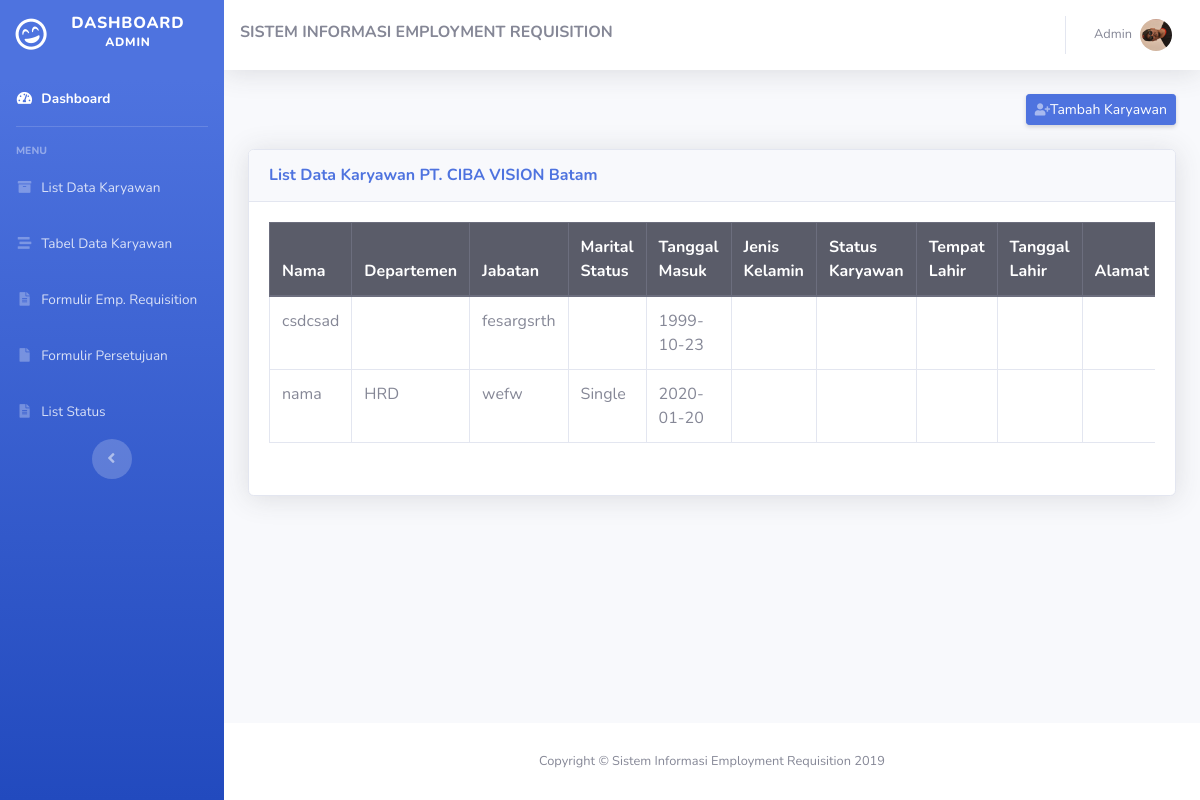
Before: /admin/list-karyawan.php (signed in) with the older database file.
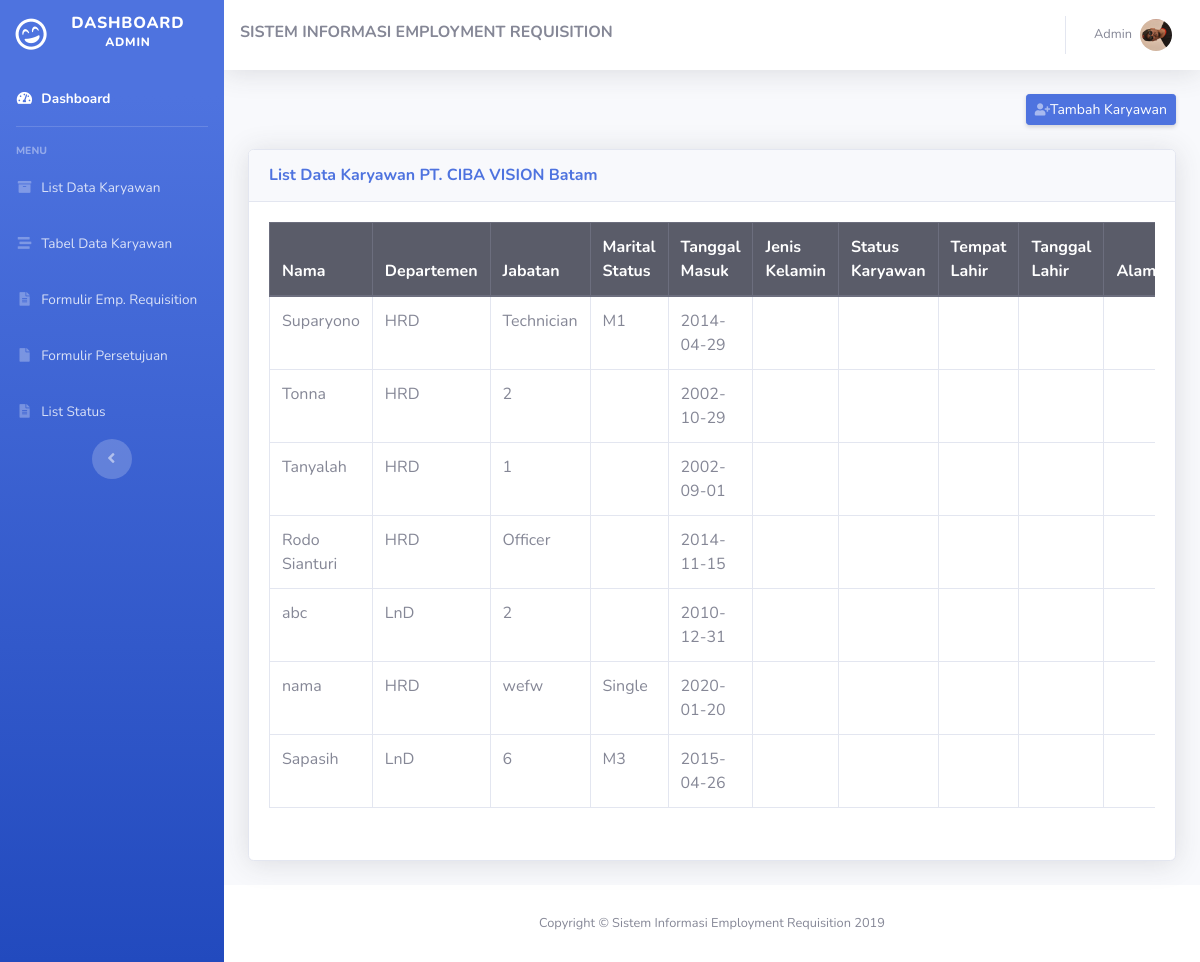
After: the same page with the newer database file.
### tables this page shows
CREATE TABLE `karyawan` (
  `id_karyawan` int(11) NOT NULL,
  `id_dept` int(11) DEFAULT NULL,
  `username` varchar(50) DEFAULT NULL,
  `password` varchar(50) DEFAULT NULL,
  `nama` varchar(50) DEFAULT NULL,
  `jabatan` varchar(50) DEFAULT NULL,
  `marital_status` int(10) DEFAULT NULL,
  `tanggal_masuk` date DEFAULT NULL,
  `jenis_kelamin` varchar(20) DEFAULT NULL,
  `status_karyawan` varchar(50) DEFAULT NULL,
  `tempat_lahir` varchar(50) DEFAULT NULL,
  `tanggal_lahir` date DEFAULT NULL,
  `alamat` text,
  `email` varchar(50) DEFAULT NULL,
  `no_telepon` varchar(20) DEFAULT NULL,
  `foto` varchar(200) DEFAULT NULL,
  `hak_akses` enum('admin','pic','manager') DEFAULT NULL
);

CREATE TABLE `departemen` (
  `id_dept` int(11) NOT NULL,
  `nama_dept` varchar(50) NOT NULL,
  `cost_center` varchar(50) NOT NULL
);

CREATE TABLE `marital_status` (
  `id_marital` int(11) NOT NULL,
  `nama` varchar(100) NOT NULL
);

### admin/list-karyawan.php (the view, shortened to what this page needs)
<?php
include "../config/conn.php";
$stm = $pdo_conn->prepare("SELECT `id_karyawan`, `username`, karyawan.`nama`, `jabatan`, `tanggal_masuk`, `jenis_kelamin`, `status_karyawan`, `tempat_lahir`, `tanggal_lahir`, `alamat`, `email`, `no_telepon`, departemen.nama_dept , marital_status.nama as name_marital_status
                           FROM `karyawan`
                           LEFT JOIN departemen ON karyawan.id_dept = departemen.id_dept
						               LEFT JOIN marital_status ON karyawan.marital_status = marital_status.id_marital");
$stm->execute();
$rows = $stm->fetchAll(PDO::FETCH_ASSOC);
?>
<!DOCTYPE html>
<html lang="en">
<head>
  <link href="../assets/vendor/fontawesome-free/css/all.min.css" rel="stylesheet" type="text/css">
  <link href="../assets/css/sb-admin-2.min.css" rel="stylesheet">
</head>
<body id="page-top">
  <div id="wrapper">
      <?php
        include "../components/sidebar.php";
      ?>
  <div id="content-wrapper" class="d-flex flex-column">
  <div id="content">
      <?php
        include "../components/navbar.php";
      ?>
  <div class="container-fluid">
  <div class="d-sm-flex align-items-center justify-content-between mb-4">
    <a href="tambah-karyawan.php" class="d-none d-sm-inline-block btn btn-sm btn-primary shadow-sm"><i class="fas fa-user-plus fa-sm text-white-50"></i>Tambah Karyawan</a>
  </div>
  <div class="card shadow mb-4">
      <div class="card-header py-3">
        <h6 class="m-0 font-weight-bold text-primary">List Data Karyawan PT. CIBA VISION Batam</h6>
      </div>
    <div class="card-body">
          <div class=" table table-hover table-responsive">
            <table class= "table table-bordered" id="dataTable" width="100%" cellspacing="0">
            <thead class="thead-dark">
              <tr role="row">
                <th class="sorting_asc" tabindex="0" aria-controls="dataTable" rowspan="1" colspan="1" aria-sort="ascending" aria-label="Nama: activate to sort column descending" style="width: 157px;">Nama</th>
                <th class="sorting_asc" tabindex="0" aria-controls="dataTable" rowspan="1" colspan="1" aria-sort="ascending" aria-label="Departemen: activate to sort column descending" style="width: 157px;">Departemen</th>
                <th class="sorting_asc" tabindex="0" aria-controls="dataTable" rowspan="1" colspan="1" aria-sort="ascending" aria-label="Jabatan: activate to sort column descending" style="width: 157px;">Jabatan</th>
                <th class="sorting_asc" tabindex="0" aria-controls="dataTable" rowspan="1" colspan="1" aria-sort="ascending" aria-label="Marital Status: activate to sort column descending" style="width: 157px;">Marital Status</th>
                <th class="sorting_asc" tabindex="0" aria-controls="dataTable" rowspan="1" colspan="1" aria-sort="ascending" aria-label="Tanggal Masuk: activate to sort column descending" style="width: 157px;">Tanggal Masuk</th>
                <th class="sorting_asc" tabindex="0" aria-controls="dataTable" rowspan="1" colspan="1" aria-sort="ascending" aria-label="Jenis Kelamin: activate to sort column descending" style="width: 157px;">Jenis Kelamin</th>
                <th class="sorting_asc" tabindex="0" aria-controls="dataTable" rowspan="1" colspan="1" aria-sort="ascending" aria-label="Status Karyawan: activate to sort column descending" style="width: 157px;">Status Karyawan</th>
                <th class="sorting_asc" tabindex="0" aria-controls="dataTable" rowspan="1" colspan="1" aria-sort="ascending" aria-label="Tempat Lahir: activate to sort column descending" style="width: 157px;">Tempat Lahir</th>
                <th class="sorting_asc" tabindex="0" aria-controls="dataTable" rowspan="1" colspan="1" aria-sort="ascending" aria-label="Tanggal Lahir: activate to sort column descending" style="width: 157px;">Tanggal Lahir</th>
                <th class="sorting_asc" tabindex="0" aria-controls="dataTable" rowspan="1" colspan="1" aria-sort="ascending" aria-label="Alamat: activate to sort column descending" style="width: 157px;">Alamat</th>
              </tr>
              </thead>
                <tbody>
                    <?php
                      foreach ($rows as $row) {
                        echo ('
                  <tr>
                    <td>' . $row['nama'] . '</td>
                    <td>' . $row["nama_dept"] . '</td>
                    <td>' . $row["jabatan"] . '</td>
                    <td>' . $row["name_marital_status"] . '</td>
                    <td>' . $row["tanggal_masuk"] . '</td>
                    <td>' . $row["jenis_kelamin"] . '</td>
                    <td>' . $row["status_karyawan"] . '</td>
                    <td>' . $row["tempat_lahir"] . '</td>
                    <td>' . $row["tanggal_lahir"] . '</td>
                    <td>' . $row["alamat"] . '</td>
                    <td> <a href="./detail-karyawan.php?id='.$row["id_karyawan"] .'">EDIT</a></td>
                    <td> <a href="../actions/delete-karyawan-action.php?id_karyawan='.$row["id_karyawan"] .'">HAPUS</a></td>
                  </tr> '); }
                    ?>
                </tbody>
            </table>
          </div>
      </div>
    </div>
    </div>
    </div>
        <footer class="sticky-footer bg-white">
          <div class="container my-auto">
            <div class="copyright text-center my-auto">
              <span>Copyright &copy; Sistem Informasi Employment Requisition 2019</span>
            </div>
          </div>
        </footer>
      </div>
    </div>
</body>
</html>

### components/sidebar.php
<ul class="navbar-nav bg-gradient-primary sidebar sidebar-dark accordion" id="accordionSidebar">
  <a class="sidebar-brand d-flex align-items-center justify-content-center" href="./">
    <div class="sidebar-brand-icon rotate-n-15">
      <i class="far fa-grin-beam"></i>
    </div>
    <div class="sidebar-brand-text mx-3">Dashboard <sup>Admin</sup></div>
  </a>
  <li class="nav-item active">
    <a class="nav-link" href="./">
      <i class="fas fa-fw fa-tachometer-alt"></i>
      <span>Dashboard</span>
    </a>
  </li>
  <hr class="sidebar-divider">
  <div class="sidebar-heading" a class="nav-link collapsed">Menu</div>
  <li class="nav-item">
    <a class="nav-link collapsed" href="./list-karyawan.php">
      <i class="fas fa-fw fa-archive"></i>
      <span> List Data Karyawan </span>
    </a>
  </li>
  <li class="nav-item">
    <a class="nav-link collapsed" href="#">
      <i class="fas fa-fw fa-stream"></i>
      <span> Tabel Data Karyawan </span>
    </a>
  </li>
  <li class="nav-item">
    <a class="nav-link collapsed" href="./formER.php">
      <i class="fas fa-fw fa-file-alt"></i>
      <span> Formulir Emp. Requisition </span>
    </a>
  </li>
  <li class="nav-item">
    <a class="nav-link collapsed" href="#">
      <i class="fas fa-fw fa-file"></i>
      <span> Formulir Persetujuan </span>
    </a>
  </li>
  <li class="nav-item">
    <a class="nav-link collapsed" href="#">
      <i class="fas fa-fw fa-file-alt"></i>
      <span>List Status</span>
    </a>
  </li>
  <div class="text-center d-none d-md-inline">
    <button class="rounded-circle border-0" id="sidebarToggle"></button>
  </div>
</ul>

### components/navbar.php (shortened to what this page needs)
<nav class="navbar navbar-expand navbar-light bg-white topbar mb-4 static-top shadow">
<p class="font-weight-bold"
    style="margin-top: 10px;"> SISTEM INFORMASI EMPLOYMENT REQUISITION </p>
  <ul class="navbar-nav ml-auto">
    <li class="nav-item dropdown no-arrow">
      <a class="nav-link dropdown-toggle" href="#" id="userDropdown" role="button" data-toggle="dropdown" aria-haspopup="true" aria-expanded="false">
        <span class="mr-2 d-none d-lg-inline text-gray-600 small">Admin</span>
        <img class="img-profile rounded-circle" src="../img/me.JPG">
      </a>
  </li>
</ul>
</nav>

Changed rows visible on the page:
removed karyawan: nama "csdcsad", jabatan "fesargsrth", tanggal_masuk "1999-10-23"
added karyawan: nama "Suparyono", id_dept.nama_dept "HRD", jabatan "Technician", marital_status.nama "M1", tanggal_masuk "2014-04-29"
added karyawan: nama "Tonna", id_dept.nama_dept "HRD", jabatan "2", tanggal_masuk "2002-10-29"
added karyawan: nama "Tanyalah", id_dept.nama_dept "HRD", jabatan "1", tanggal_masuk "2002-09-01"
added karyawan: nama "Rodo Sianturi", id_dept.nama_dept "HRD", jabatan "Officer", tanggal_masuk "2014-11-15"
added karyawan: nama "abc", id_dept.nama_dept "LnD", jabatan "2", tanggal_masuk "2010-12-31"
added karyawan: nama "Sapasih", id_dept.nama_dept "LnD", jabatan "6", marital_status.nama "M3", tanggal_masuk "2015-04-26"
